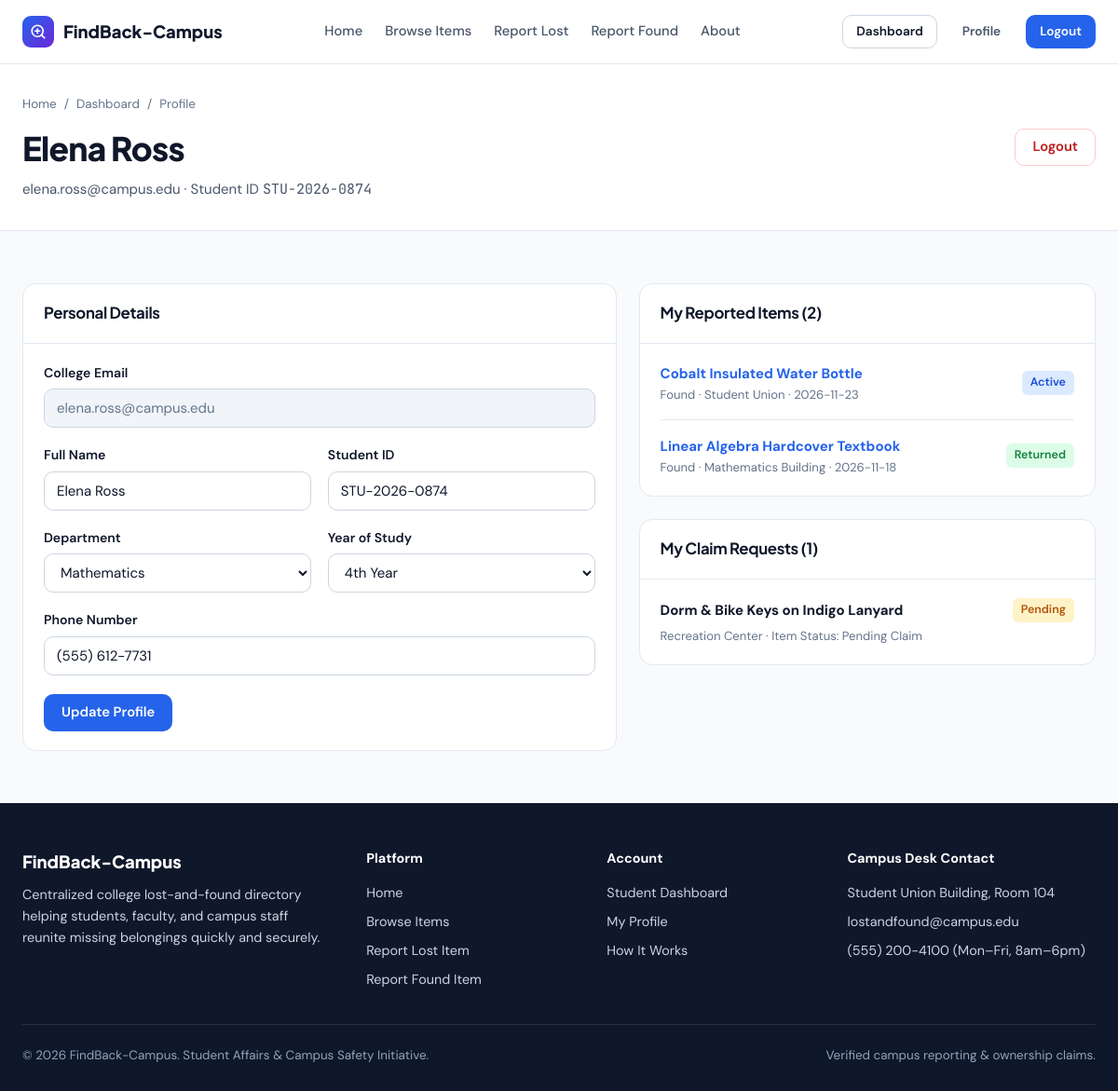
/profile (signed in), run on the app's committed database.
### tables this page shows
CREATE TABLE Users (
            id INTEGER PRIMARY KEY AUTOINCREMENT,
            full_name TEXT NOT NULL,
            email TEXT NOT NULL UNIQUE,
            student_id TEXT NOT NULL,
            department TEXT NOT NULL,
            year TEXT NOT NULL,
            phone TEXT NOT NULL,
            password_hash TEXT NOT NULL,
            created_at TEXT NOT NULL DEFAULT (datetime('now'))
        );

CREATE TABLE Items (
            id INTEGER PRIMARY KEY AUTOINCREMENT,
            user_id INTEGER NOT NULL,
            item_name TEXT NOT NULL,
            category TEXT NOT NULL,
            description TEXT NOT NULL,
            location TEXT NOT NULL,
            item_date TEXT NOT NULL,
            contact_info TEXT NOT NULL DEFAULT '',
            image TEXT DEFAULT '',
            item_type TEXT NOT NULL CHECK(item_type IN ('Lost', 'Found')),
            status TEXT NOT NULL DEFAULT 'Active',
            created_at TEXT NOT NULL DEFAULT (datetime('now')),
            FOREIGN KEY (user_id) REFERENCES Users(id) ON DELETE CASCADE
        );

CREATE TABLE Claims (
            id INTEGER PRIMARY KEY AUTOINCREMENT,
            item_id INTEGER NOT NULL,
            claimant_id INTEGER NOT NULL,
            claimant_name TEXT NOT NULL,
            student_id TEXT NOT NULL,
            claim_description TEXT NOT NULL,
            identifying_details TEXT NOT NULL,
            contact_number TEXT NOT NULL,
            status TEXT NOT NULL DEFAULT 'Pending' CHECK(status IN ('Pending', 'Approved', 'Rejected')),
            created_at TEXT NOT NULL DEFAULT (datetime('now')),
            FOREIGN KEY (item_id) REFERENCES Items(id) ON DELETE CASCADE,
            FOREIGN KEY (claimant_id) REFERENCES Users(id) ON DELETE CASCADE
        );

### app.py (the view, shortened to what this page needs)
@app.route("/profile", methods=["GET", "POST"])
@login_required
def profile():
    db = get_db()
    uid = session["user_id"]
    my_items = db.execute(
        """
        SELECT Items.*,
               (SELECT COUNT(*) FROM Claims WHERE Claims.item_id = Items.id AND Claims.status = 'Pending') AS pending_claims
        FROM Items
        WHERE Items.user_id = ?
        ORDER BY Items.created_at DESC, Items.id DESC
        """,
        (uid,),
    ).fetchall()
    my_claims = db.execute(
        """
        SELECT Claims.*, Items.item_name, Items.location, Items.status AS item_status, Items.item_date
        FROM Claims
        JOIN Items ON Claims.item_id = Items.id
        WHERE Claims.claimant_id = ?
        ORDER BY Claims.created_at DESC, Claims.id DESC
        """,
        (uid,),
    ).fetchall()
    return render_template("profile.html", my_items=my_items, my_claims=my_claims)

### app.py (called while the page is built, shortened)
def get_db():
    if "db" not in g:
        conn = sqlite3.connect(DB_PATH)
        conn.row_factory = sqlite3.Row
        conn.execute("PRAGMA foreign_keys = ON;")
        g.db = conn
    return g.db

def get_csrf_token():
    token = session.get("_csrf_token")
    if not token:
        token = secrets.token_urlsafe(32)
        session["_csrf_token"] = token
    return token

@app.before_request
def csrf_protect():
    if request.method in ("POST", "PUT", "PATCH", "DELETE"):
        session_token = session.get("_csrf_token", "")
        form_token = request.form.get("csrf_token") or request.headers.get("X-CSRF-Token", "")
        if not session_token or not form_token or not hmac.compare_digest(session_token, form_token):
            flash("Your session form token expired. Please try submitting again.", "error")
            return redirect(request.referrer or url_for("index"))

@app.after_request
def adjust_session_cookie(response):
    is_https = (
        request.is_secure
        or request.headers.get("X-Forwarded-Proto", "").lower() == "https"
        or os.environ.get("APP_URL", "").startswith("https://")
    )
    if is_https:
        cookies = response.headers.getlist("Set-Cookie")
        updated = []
        changed = False
        if changed:
            del response.headers["Set-Cookie"]
            for cookie in updated:
                response.headers.add("Set-Cookie", cookie)
    return response

@app.context_processor
def inject_globals():
    user = None
    user_id = session.get("user_id")
    if user_id:
        db = get_db()
        row = db.execute(
            "SELECT id, full_name, email, student_id, department, year, phone, created_at FROM Users WHERE id = ?",
            (user_id,),
        ).fetchone()
        if row:
            user = dict(row)
        else:
            session.pop("user_id", None)
    return {
        "current_user": user,
        "csrf_token": get_csrf_token,
        "categories": CATEGORIES,
        "campus_locations": CAMPUS_LOCATIONS,
        "departments": DEPARTMENTS,
        "study_years": STUDY_YEARS,
    }

def login_required(view):
    @wraps(view)
    def wrapped_view(*args, **kwargs):
        if not session.get("user_id"):
            flash("Please sign in with your campus account to continue.", "warning")
            return redirect(url_for("login", next=request.path))
        return view(*args, **kwargs)
    return wrapped_view

### templates/profile.html (shortened to what this page needs)
{% extends "base.html" %}
{% block content %}
<section class="page-header">
  <div class="container page-header-inner">
    <div>
      <div class="breadcrumb">
        <a href="{{ url_for('index') }}">Home</a>
        <span aria-hidden="true">/</span>
        <a href="{{ url_for('dashboard') }}">Dashboard</a>
        <span aria-hidden="true">/</span>
        <span>Profile</span>
      </div>
      <h1 class="page-title">{{ current_user.full_name }}</h1>
      <p class="page-subtitle">{{ current_user.email }} &middot; Student ID <span class="font-mono-num">{{ current_user.student_id }}</span></p>
    </div>
    <form method="POST" action="{{ url_for('logout') }}" class="inline-form">
      <button type="submit" class="btn btn-danger">Logout</button>
    </form>
  </div>
</section>
<section class="section">
  <div class="container">
    <div class="dashboard-split">
      <div class="panel">
        <div class="panel-header">
          <h2 class="panel-title">Personal Details</h2>
        </div>
        <div class="panel-body">
          <form method="POST" action="{{ url_for('profile') }}">
            <div class="form-grid">
              <div class="form-group full-width">
                <label class="form-label">College Email</label>
                <input type="email" class="form-control" value="{{ current_user.email }}" disabled style="background: var(--bg-subtle); color: var(--text-muted);" />
              </div>
              <div class="form-group">
                <label for="full_name" class="form-label">Full Name</label>
                <input type="text" id="full_name" name="full_name" class="form-control" required minlength="2" value="{{ current_user.full_name }}" />
              </div>
              <div class="form-group">
                <label for="student_id" class="form-label">Student ID</label>
                <input type="text" id="student_id" name="student_id" class="form-control" required minlength="3" value="{{ current_user.student_id }}" />
              </div>
              <div class="form-group">
                <label for="department" class="form-label">Department</label>
                <select id="department" name="department" class="form-control" required>
                  {% for dept in departments %}
                    <option value="{{ dept }}" {% if current_user.department == dept %}selected{% endif %}>{{ dept }}</option>
                  {% endfor %}
                </select>
              </div>
              <div class="form-group">
                <label for="year" class="form-label">Year of Study</label>
                <select id="year" name="year" class="form-control" required>
                  {% for yr in study_years %}
                    <option value="{{ yr }}" {% if current_user.year == yr %}selected{% endif %}>{{ yr }}</option>
                  {% endfor %}
                </select>
              </div>
              <div class="form-group full-width">
                <label for="phone" class="form-label">Phone Number</label>
                <input type="tel" id="phone" name="phone" class="form-control" required value="{{ current_user.phone }}" />
              </div>
            </div>
            <div style="margin-top: 20px;">
              <button type="submit" class="btn btn-primary">Update Profile</button>
            </div>
          </form>
        </div>
      </div>
      <div style="display: flex; flex-direction: column; gap: 24px;">
        <div class="panel">
          <div class="panel-header">
            <h2 class="panel-title">My Reported Items ({{ my_items|length }})</h2>
          </div>
          <div class="panel-body">
            {% if my_items %}
              {% for item in my_items %}
                <div class="claim-row">
                  <div style="display: flex; justify-content: space-between; align-items: center; gap: 10px;">
                    <div>
                      <a href="{{ url_for('item_details', item_id=item.id) }}" style="font-weight: 700; color: var(--blue-primary);">{{ item.item_name }}</a>
                      <div style="font-size: 0.82rem; color: var(--text-muted);">{{ item.item_type }} &middot; {{ item.location }} &middot; {{ item.item_date }}</div>
                    </div>
                    <span class="status-label {% if item.status == 'Returned' %}status-returned{% elif item.status == 'Pending Claim' or item.status == 'Claim Approved' %}status-pending{% else %}status-found{% endif %}">
                      {{ item.status }}
                    </span>
                  </div>
                </div>
              {% endfor %}
            {% else %}
              <p style="color: var(--text-secondary); margin: 0;">You have not reported any items yet.</p>
            {% endif %}
          </div>
        </div>
        <div class="panel">
          <div class="panel-header">
            <h2 class="panel-title">My Claim Requests ({{ my_claims|length }})</h2>
          </div>
          <div class="panel-body">
            {% if my_claims %}
              {% for claim in my_claims %}
                <div class="claim-row">
                  <div style="display: flex; justify-content: space-between; align-items: center; gap: 10px; margin-bottom: 4px;">
                    <a href="{{ url_for('item_details', item_id=claim.item_id) }}" style="font-weight: 700;">{{ claim.item_name }}</a>
                    {% if claim.status == 'Approved' %}
                      <span class="status-label status-approved">Approved</span>
                    {% elif claim.status == 'Rejected' %}
                      <span class="status-label status-rejected">Rejected</span>
                    {% else %}
                      <span class="status-label status-pending">Pending</span>
                    {% endif %}
                  </div>
                  <div style="font-size: 0.82rem; color: var(--text-muted);">{{ claim.location }} &middot; Item Status: {{ claim.item_status }}</div>
                </div>
              {% endfor %}
            {% else %}
              <p style="color: var(--text-secondary); margin: 0;">You have not submitted any claim requests yet.</p>
            {% endif %}
          </div>
        </div>
      </div>
    </div>
  </div>
</section>
{% endblock %}

### data on the page
Users: full_name "Elena Ross", email "elena.ross@campus.edu", student_id "STU-2026-0874", department "Mathematics", year "4th Year", phone "(555) 612-7731"
Items: item_name "Cobalt Insulated Water Bottle", item_type "Found", location "Student Union", item_date "2026-11-23", status "Active"
Items: item_name "Linear Algebra Hardcover Textbook", item_type "Found", location "Mathematics Building", item_date "2026-11-18", status "Returned"
Claims: item_name "Dorm & Bike Keys on Indigo Lanyard", status "Pending", location "Recreation Center", item_status "Pending Claim"

### other printed values
{{ my_items|length }} "2"
{{ my_claims|length }} "1"
